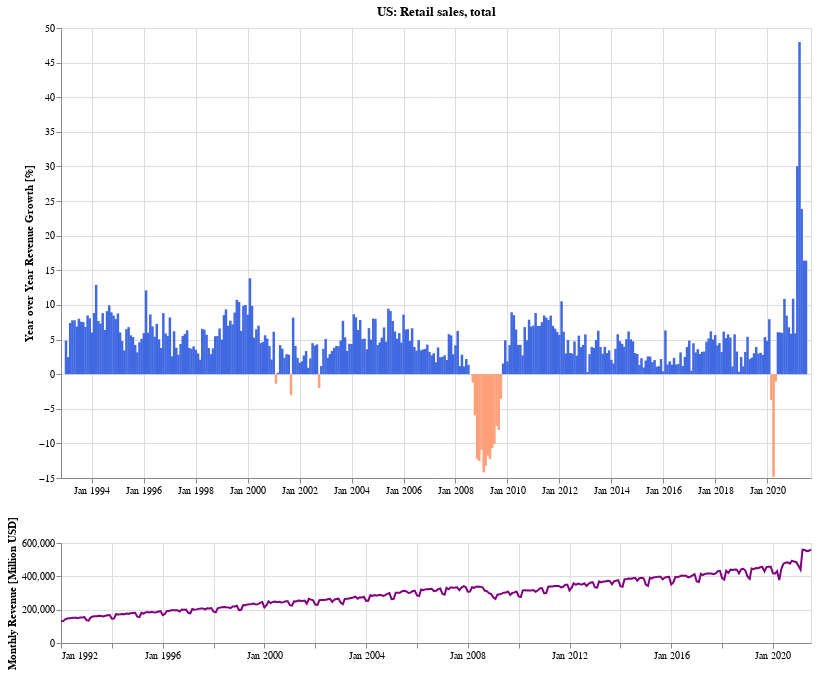

The cell this chart's notebook holds for it:
### Markdown cell above
### What is the trend for retail sales (excluding food services) revenue?

### Code cell
doComboChartFor('Retail sales, total', df_combined, 'Monthly Revenue [Million USD]')

### Figure 1 — Vega-Lite specification as saved in the notebook (floating-point values rounded to 4 significant figures; data arrays with more than 128 entries replaced by an {"elided": "..."} marker saying what was removed)
{"config": {"view": {"continuousWidth": 400, "continuousHeight": 300}}, "vconcat": [{"mark": {"type": "bar", "color": "royalblue", "size": 2.5}, "encoding": {"color": {"condition": {"value": "lightsalmon", "test": "datum['yoy'] < 0"}, "value": "royalblue"}, "tooltip": [{"type": "temporal", "field": "dt", "format": "%B %Y", "title": "Period"}, {"type": "quantitative", "field": "yoy", "format": ",.02f"}], "x": {"type": "temporal", "axis": {"format": "%b %Y", "title": ""}, "field": "dt", "impute": {"value": null}, "scale": {"domain": {"selection": "selector005"}}}, "y": {"type": "quantitative", "axis": {"title": "Year over Year Revenue Growth [%]"}, "field": "yoy"}}, "height": 450, "title": "US: Retail sales, total", "transform": [{"window": [{"op": "lag", "field": "Retail sales, total", "param": 12, "as": "previous"}], "sort": [{"field": "dt"}]}, {"calculate": "((datum['Retail sales, total'] - datum.previous) / datum.previous) * 100", "as": "yoy"}, {"filter": "datum['yoy'] < 100"}], "width": 750}, {"mark": {"type": "line", "color": "purple"}, "encoding": {"tooltip": [{"type": "temporal", "field": "dt", "format": "%b %Y"}, {"type": "quantitative", "field": "yoy", "format": ",.02f"}], "x": {"type": "temporal", "axis": {"format": "%b %Y", "title": ""}, "field": "dt"}, "y": {"type": "quantitative", "axis": {"title": "Monthly Revenue [Million USD]"}, "field": "Retail sales, total"}}, "height": 100, "selection": {"selector005": {"type": "interval", "encodings": ["x"]}}, "width": 750}], "background": "white", "data": {"name": "data-f63971f91d4b0e28c9721d913109e917"}, "$schema": "https://vega.github.io/schema/vega-lite/v4.8.1.json", "datasets": {"data-f63971f91d4b0e28c9721d913109e917": {"elided": "355 records"}}}
